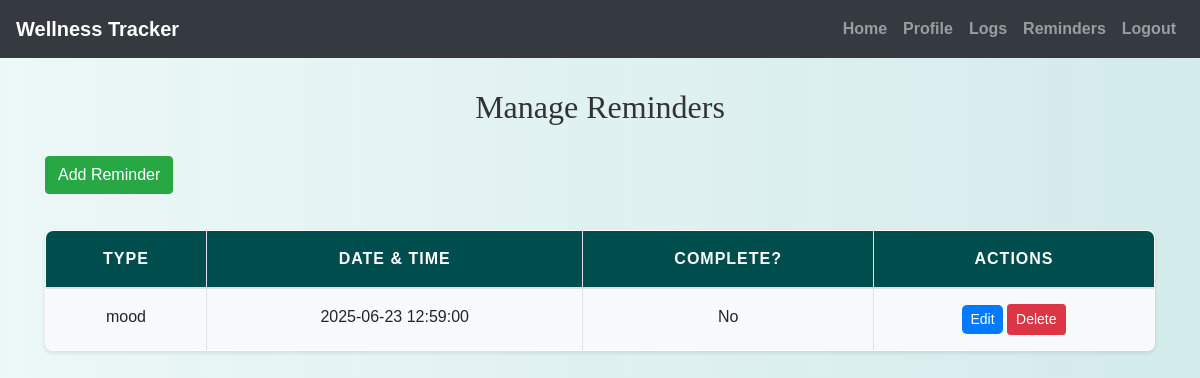
Page /manage_reminders.php (signed in) on the committed database.
### tables this page shows
CREATE TABLE `reminders` (
  `id` int(11) NOT NULL,
  `user_id` int(11) NOT NULL,
  `type` enum('water','exercise','sleep','mood','general') NOT NULL,
  `reminder_datetime` datetime NOT NULL,
  `is_complete` tinyint(1) DEFAULT 0
);

### manage_reminders.php (the view, shortened to what this page needs)
<?php
include('config.php');
$user_id = $_SESSION["id"];
$stmt = $conn->prepare("SELECT * FROM reminders WHERE user_id = ? ORDER BY reminder_datetime");
$stmt->bind_param("i", $user_id);
$stmt->execute();
$result = $stmt->get_result();
?>
<!DOCTYPE html>
<html lang="en">
<head>
    <link rel="stylesheet" href="https://maxcdn.bootstrapcdn.com/bootstrap/4.5.2/css/bootstrap.min.css" />
    <link rel="stylesheet" href="./css/style.css" />
</head>
<body>
<?php include('navbar.php'); ?>
<div class="container mt-4">
    <h2>Manage Reminders</h2>
    <button class="btn btn-success mb-3" data-toggle="modal" data-target="#reminderModal" onclick="showAddModal()">Add Reminder</button>
    <table class="table table-bordered">
        <thead>
            <tr>
                <th>Type</th>
                <th>Date & Time</th>
                <th>Complete?</th>
                <th>Actions</th>
            </tr>
        </thead>
        <tbody>
        <?php while ($row = $result->fetch_assoc()): ?>
            <tr>
                <td><?php echo htmlspecialchars($row['type']); ?></td>
                <td><?php echo htmlspecialchars($row['reminder_datetime']); ?></td>
                <td><?php echo $row['is_complete'] ? 'Yes' : 'No'; ?></td>
                <td>
                    <button class="btn btn-primary btn-sm" data-toggle="modal" data-target="#reminderModal" onclick='showEditModal(<?php echo json_encode($row); ?>)'>Edit</button>
                    <a href="?delete_id=<?php echo $row['id']; ?>" class="btn btn-danger btn-sm" onclick="return confirm('Delete this reminder?');">Delete</a>
                </td>
            </tr>
        <?php endwhile; ?>
        </tbody>
    </table>
</div>
</body>
</html>

### css/style.css (style rules this page uses)
body { background: linear-gradient(90deg, rgba(233, 246, 246, 0.831), rgba(207, 233, 233, 0.9)); font-family: 'Arial', sans-serif; color: #333; line-height: 1.6; }
h1, h2, h3, h4 { text-align: center; margin-top: 30px; margin-bottom: 30px; font-family: 'Georgia', serif; }
.container { margin-bottom: 40px; }
.table { width: 100%; border-collapse: collapse; margin-top: 20px; font-size: 16px; background-color: #ffffff; border-radius: 8px; overflow: hidden; box-shadow: 0 2px 4px rgba(0, 0, 0, 0.1); }
.table th, .table td { padding: 15px; border: 1px solid #dee2e6; text-align: center; }
.table thead th { background-color: #004d4d; color: white; font-weight: bold; text-transform: uppercase; letter-spacing: 1px; }
.table tbody tr:nth-child(odd) { background-color: #f8f9fa; }
.btn-primary { color: #fff; border: none; border-radius: 5px; cursor: pointer; transition: background-color 0.3s ease; }
a { color: #006666; text-decoration: none; font-weight: bold; }

### rows in the picture
reminders: type "mood", reminder_datetime "2025-06-23 12:59:00", is_complete "No"
